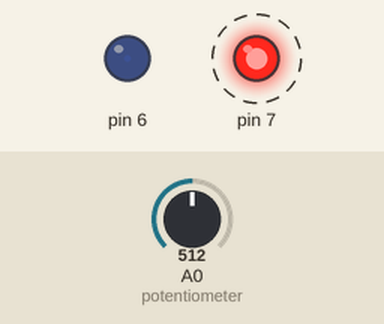
Simulated run of this sketch. Board: Arduino Uno, built with avr-gcc and run on an emulated ATmega328P. Parts: output pins drawn as LEDs (lit = HIGH). Dashed ring = blinking. The inputs (shaded band) are chosen by the test bench; at power-on: A0 (potentiometer) = 512.

Above: at 0.8 s.
0.9 s: A0 (potentiometer) set to 716
At 1.9 s:
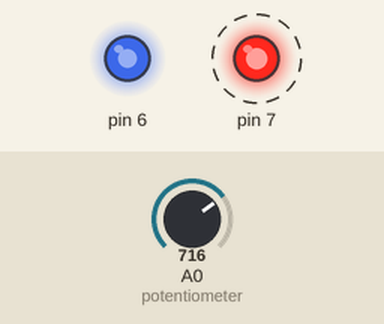
3.9 s: A0 (potentiometer) set to 753
At 4.8 s:
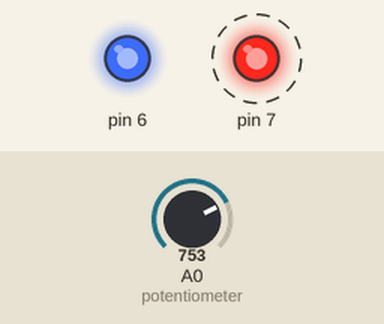
6.9 s: A0 (potentiometer) set to 768
At 7.4 s:
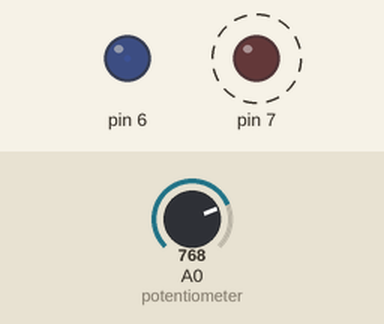
9.9 s: A0 (potentiometer) set to 900
At 10.75 s:
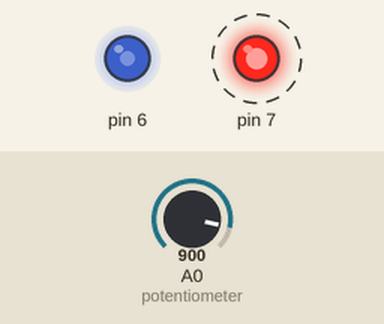
12.9 s: A0 (potentiometer) set to 122
At 13.9 s:
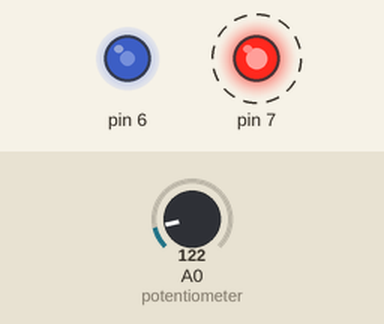
15.9 s: A0 (potentiometer) set to 0
At 16.75 s:
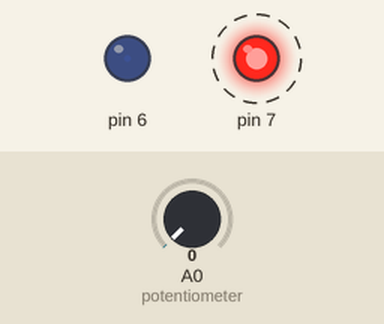
Timing chart, 0 to 19.9 s (numbered marks = the images above; inputs shaded):
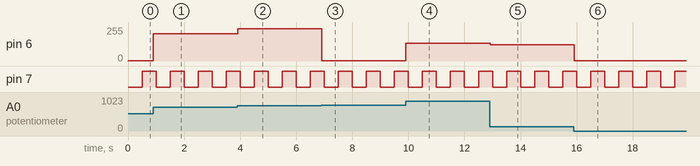

The sketch:

sketch.ino
```cpp
#include <avr/io.h>
#include <avr/interrupt.h>

ISR(TIMER1_COMPA_vect) {
    PORTD ^= (1 << PORTD7);
}

int ler_ADC(){
  unsigned char leituraL, leituraH;

  ADCSRA |= (1<<ADSC);

  while ((ADCSRA & (1<<ADSC)) != 0);

  leituraL = ADCL;
  leituraH = ADCH;

  return ((leituraH<<8) + leituraL);
}

int main(void) {
    DDRD = 0b11000000;

//Timer1
    TCCR1A = 0b00000000;       // Modo CTC
    TCCR1B = 0b00001100;       //prescaler = 256
    OCR1A = 31249;             // 1Hz com Clock a 16MHZ
    TIMSK1 = 0b00000010;

  //Timer0
  TCCR0A = 0b10000011;
  TCCR0B = 0b00000101;
  OCR0A = 0;

//ADC
ADMUX = 0b01000000;
ADCSRA = 0b10000111;

    sei();

    while (1) {

      OCR0A = ler_ADC();

    }
}
```

Measured:
- the behaviour switches between 767 and 768 on A0 (potentiometer) (found by bisection; images 2 and 3)
- after the input at 0.9 s, pin 6: 1/255 → 204/255 at once
- after the input at 3.9 s, pin 6: 204/255 → 241/255 at once
- after the input at 6.9 s, pin 6: 241/255 → 1/255 at once
- after the input at 9.9 s, pin 6: 1/255 → 132/255 at once
- after the input at 12.9 s, pin 6: 132/255 → 123/255 at once
- after the input at 15.9 s, pin 6: 123/255 → 1/255 at once
- by itself, pin 7: alternates HIGH for 0.50 s and LOW for 0.50 s
